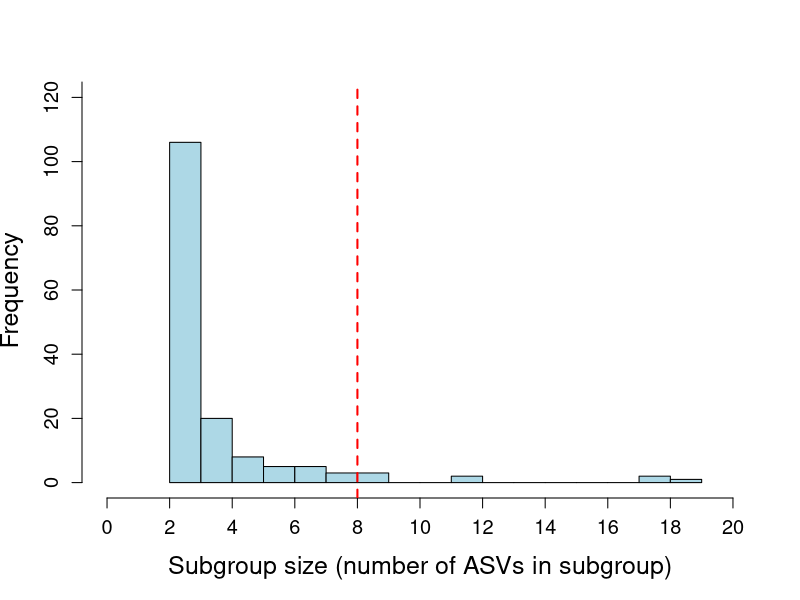
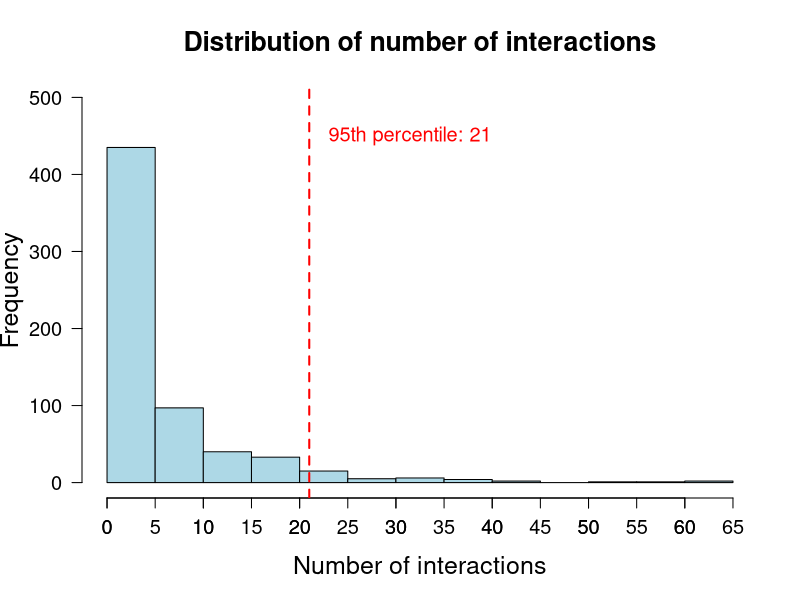
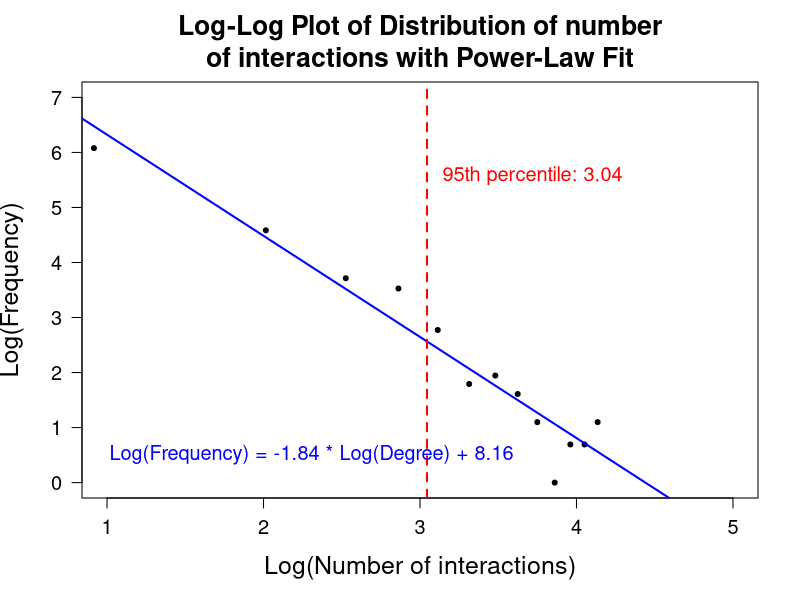

Here is the R script that generated these plots, in order:




# Loading packages
library(ggplot2)

# Loading data
network_data <- read.csv(file = "../data/combined_network_metrics.csv")
# Calculate the 95th percentile
percentile_95 <- quantile(network_data$Degree, 0.95)

# Save plot to PDF
pdf("DegreeDistr.pdf")
hist(network_data$Degree, 
     main = "Distribution of number of interactions",
     xlab = "Number of interactions", 
     ylab = "Frequency", 
     col = "lightblue", 
     border = "black",
     xlim = c(0, 65), 
     ylim = c(0, 500), 
     breaks = 20,
     las = 1,                # Make axis labels horizontal
     cex.axis = 1.2,         # Axis label size
     cex.lab = 1.5,          # Axis title size
     cex.main = 1.6,         # Title size
     font.main = 2)          # Bold title
axis(1, at = seq(0, 65, by = 5), cex.axis = 1.2)  # Customize x-axis intervals
# Add a vertical line at the 95th percentile
abline(v = percentile_95, col = "red", lwd = 2, lty = 2)
# Add annotation
text(x = percentile_95 + 2, y = 450, 
     labels = paste("95th percentile:", round(percentile_95, 2)), 
     col = "red", cex = 1.2, adj = 0)
dev.off()














# Calculate the 95th percentile of the original (non-log) degree values
percentile_95 <- quantile(network_data$Degree, 0.95)

# Create a histogram without plotting it to extract mids (bin centers) and counts
hist_data <- hist(network_data$Degree, plot = FALSE, breaks = 20)

# Log-transform the degree values (x-axis)
log_degrees <- log(hist_data$mids)

# Log-transform the frequency counts (y-axis)
log_counts <- log(hist_data$counts + 1)  # Add 1 to avoid log(0) issue

# Fit a linear model to the log-log data
linear_model <- lm(log_counts ~ log_degrees)

# Calculate the log of the 95th percentile of the degree
log_percentile_95 <- log(percentile_95)

# Save plot to PDF
pdf("DegreeDistr_LOG_with_LinearFit.pdf")
plot(log_degrees, log_counts, 
     type = "p",             # Plot points
     pch = 20,               # Solid circles for points
     col = "black",          # Color of the points
     xlab = "Log(Number of interactions)", 
     ylab = "Log(Frequency)",
     las = 1,                # Make axis labels horizontal
     cex.axis = 1.2,         # Axis label size
     cex.lab = 1.5,          # Axis title size
     ylim = c(0, 7),
     xlim = c(1.0, 5.0),
     main = "Log-Log Plot of Distribution of number\nof interactions with Power-Law Fit",
     cex.main = 1.6,         # Title size
     font.main = 2)          # Bold title
# Add the linear model fit line
abline(linear_model, col = "blue", lwd = 2)
# Add a vertical line at the log-transformed 95th percentile
abline(v = log_percentile_95, col = "red", lwd = 2, lty = 2)
# Add annotation for the log-transformed 95th percentile
text(x = log_percentile_95 + 0.1, y = max(log_counts) - 0.5, 
     labels = paste("95th percentile:", round(log_percentile_95, 2)), 
     col = "red", cex = 1.2, adj = 0)
# Display the slope (alpha) and intercept on the plot
coeffs <- coef(linear_model)
text(x = min(log_degrees) + 0.1, y = min(log_counts) + 0.5, 
     labels = paste("Log(Frequency) =", round(coeffs[2], 2), "* Log(Degree) +", round(coeffs[1], 2)),
     col = "blue", cex = 1.2, adj = 0)
dev.off()





























########### Cluster size distribution
cluster_sizes <- as.data.frame(table(network_data$functionInk)) # number of times each cluster appears in table
colnames(cluster_sizes) <- c("Subgroup", "Size") # renaming
cluster_sizes <- cluster_sizes[cluster_sizes$Size > 1, ]
subgroup_percentile_95 <- quantile(cluster_sizes$Size, 0.95) # 95th percentile of cluster sizes

p2 <- hist(cluster_sizes$Size, 
           main = NULL,
           xlab = "Subgroup size (number of ASVs in subgroup)", 
           ylab = "Frequency", 
           col = "lightblue", 
           border = "black",
           xlim = c(0, 20), 
           ylim = c(0, 120), 
           breaks = 20,
           las = 1,                # Make axis labels horizontal
           cex.axis = 1.2,         # Increase axis label size
           cex.lab = 1.5,          # Increase axis title size
           cex.main = 1.6,         # Increase title size
           font.main = 2,          # Make title bold
           axes = FALSE)           # Suppress default axes

# Add custom x-axis with intervals by 2
axis(1, at = seq(0, 20, by = 2), cex.axis = 1.2)  

# Add custom y-axis (if needed)
axis(2, at = seq(0, 200, by = 20), cex.axis = 1.2)  

# Add a vertical line at the 95th percentile
abline(v = 8, col = "red", lwd = 2, lty = 2)

# Add annotation
text(x = subgroup_percentile_95 + 1, y = 150, 
     labels = paste("95th percentile:", round(subgroup_percentile_95)), 
     col = "red", cex = 1.2, adj = 0)

pdf("ClusterSizeDistr.pdf")
print(p2) 
dev.off()
















